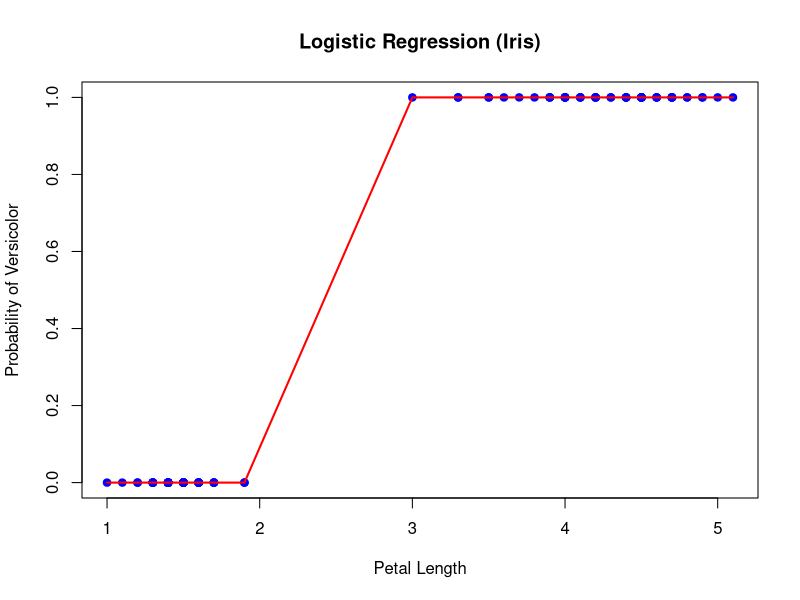

This figure's R source:
#Implement logistic regression using r

data(iris)

iris_bin <- subset(iris, Species %in% c("setosa", "versicolor"))

iris_bin$target <- ifelse(iris_bin$Species == "versicolor", 1, 0)

model <- glm(target ~ Petal.Length, data = iris_bin, family = binomial)

iris_bin <- iris_bin[order(iris_bin$Petal.Length), ]

predicted_probs <- predict(model, type = "response")

plot(iris_bin$Petal.Length, iris_bin$target, pch=19, col="blue",
     xlab="Petal Length", ylab="Probability of Versicolor",
     main="Logistic Regression (Iris)")
lines(iris_bin$Petal.Length, predicted_probs, col="red", lwd=2)

